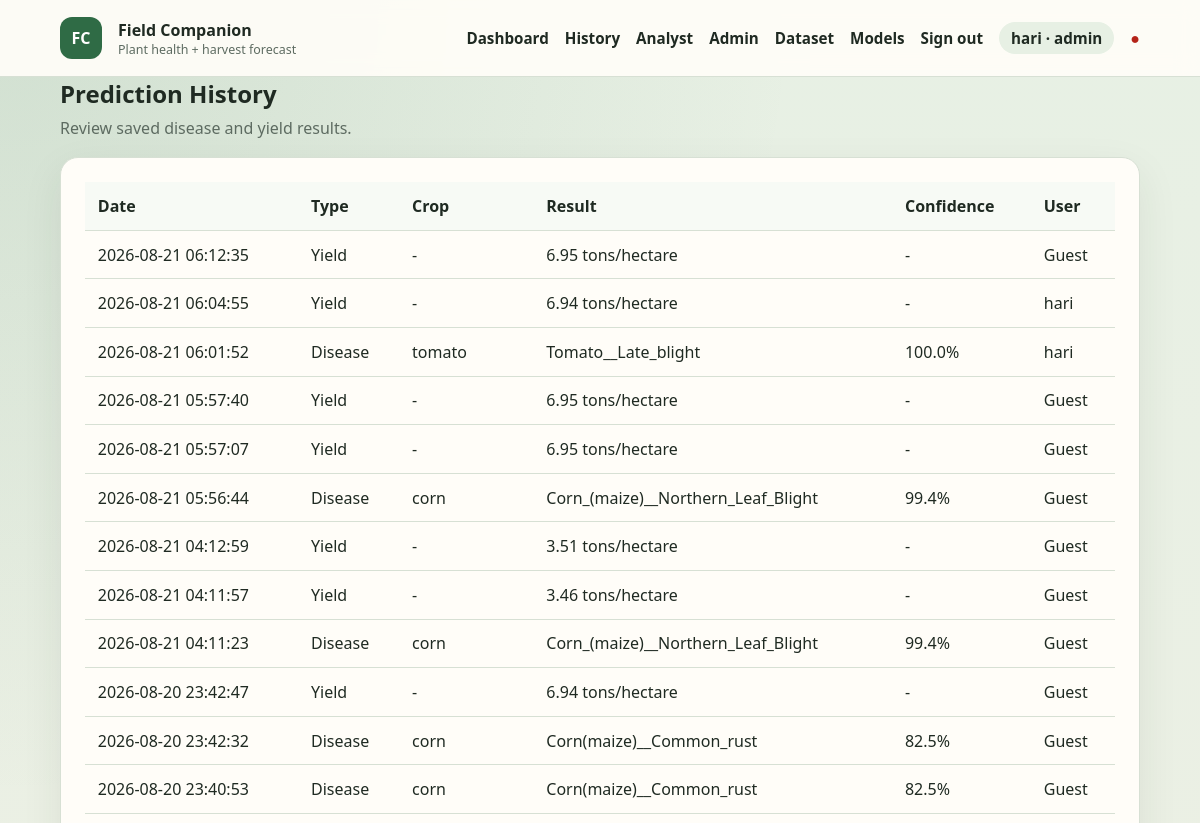
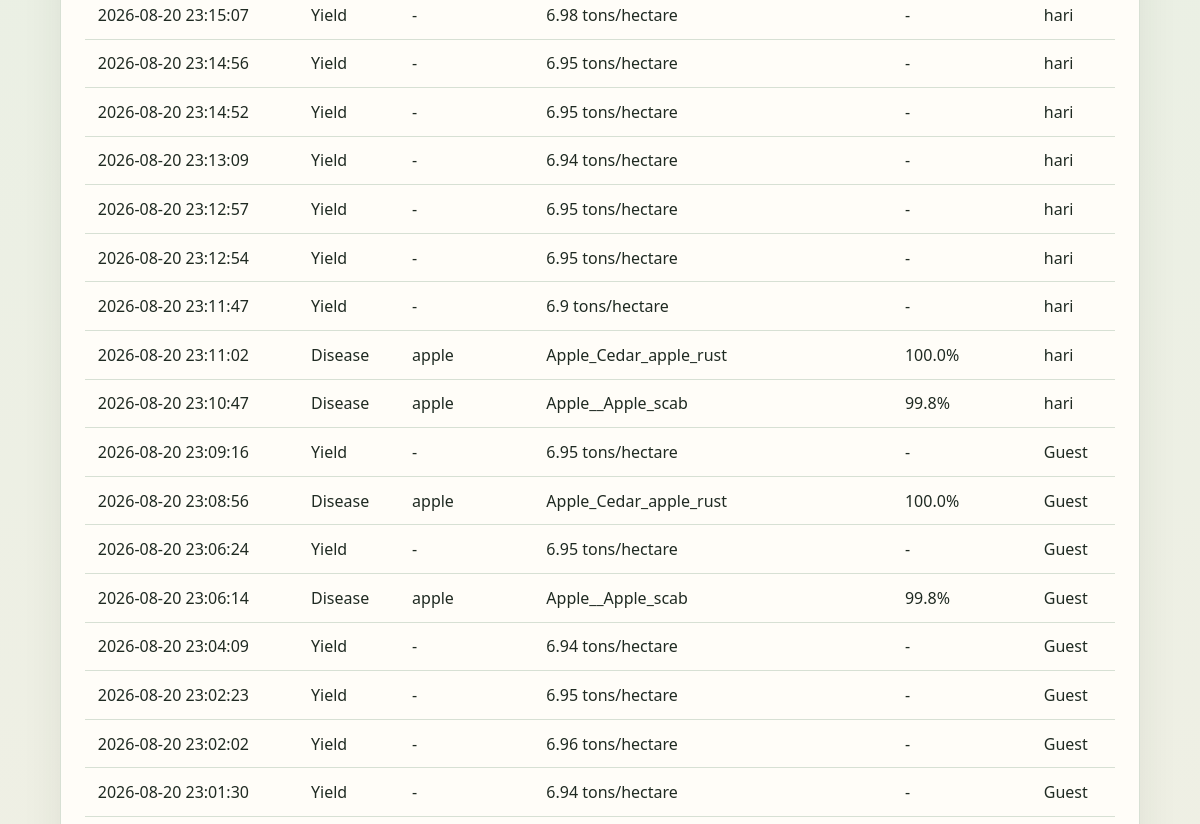
Page /history (signed in, upper part) on the earlier database version (2 pictures, top to bottom).
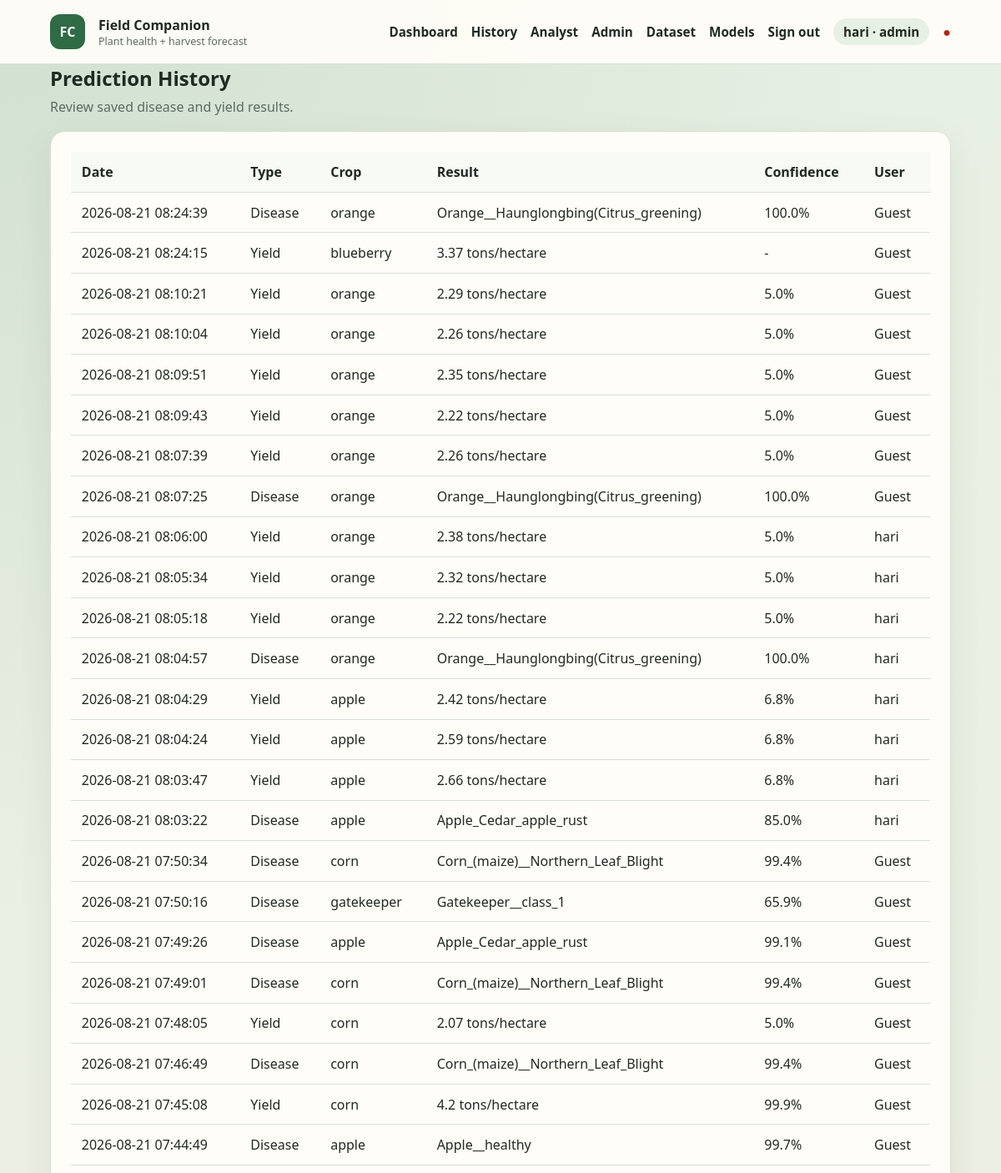
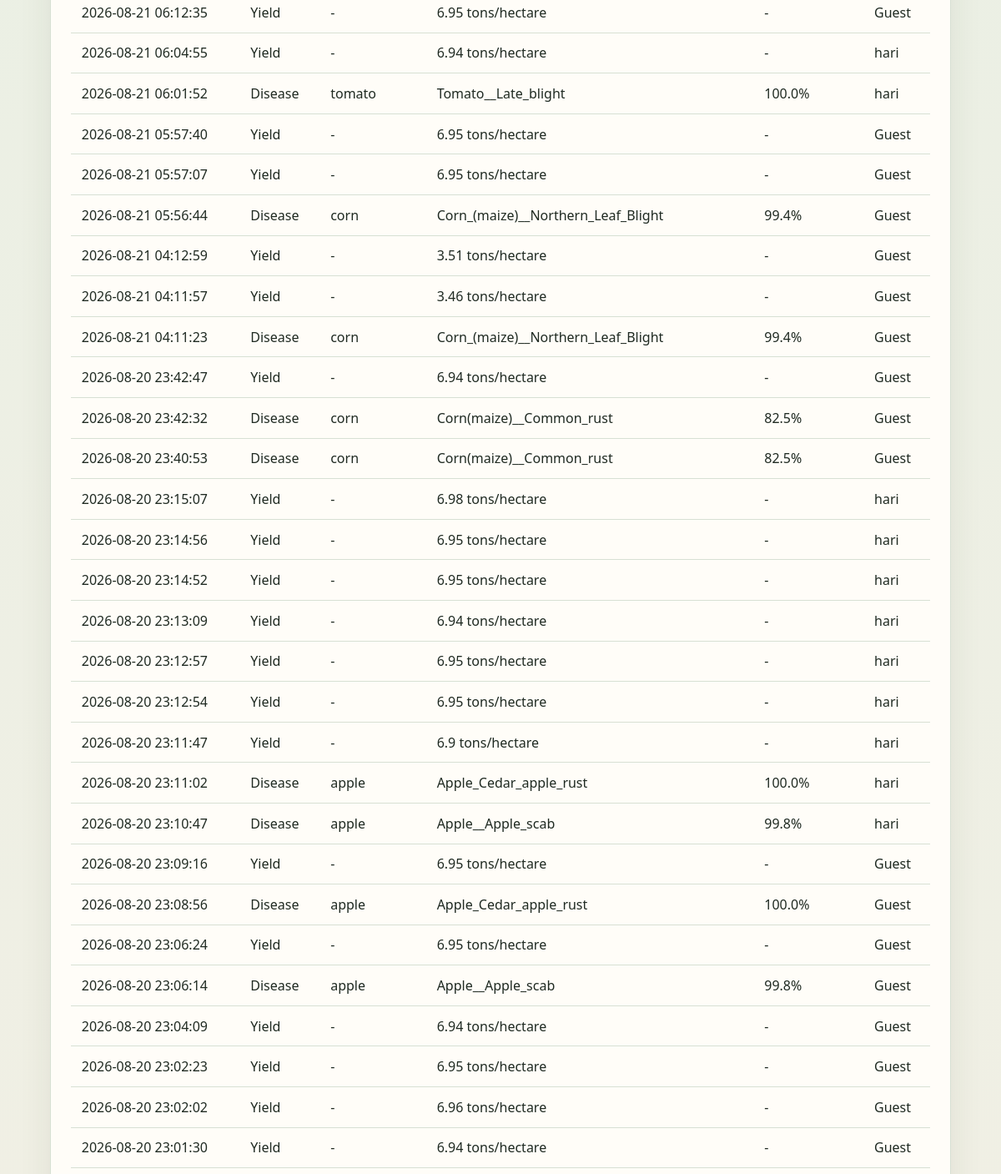
Same page on the later database version (2 pictures, top to bottom).
### tables this page shows
CREATE TABLE users (
                id INTEGER PRIMARY KEY AUTOINCREMENT,
                name TEXT NOT NULL,
                email TEXT NOT NULL UNIQUE,
                password_hash TEXT NOT NULL,
                role TEXT NOT NULL DEFAULT 'farmer',
                created_at TEXT NOT NULL DEFAULT CURRENT_TIMESTAMP
            );

CREATE TABLE prediction_history (
                id INTEGER PRIMARY KEY AUTOINCREMENT,
                user_id INTEGER REFERENCES users(id) ON DELETE SET NULL,
                prediction_type TEXT NOT NULL,
                crop TEXT,
                disease_class INTEGER,
                confidence REAL,
                yield_prediction REAL,
                input_data TEXT NOT NULL,
                created_at TEXT NOT NULL DEFAULT CURRENT_TIMESTAMP
            , disease_label TEXT);

### app.py (the view)
@app.route("/history")
@role_required("farmer", "analyst", "admin")
def history():
    user = current_user()
    records = list_predictions(None if user["role"] in ("analyst", "admin") else user["id"])
    return render_template("history.html", records=records)

### app.py (called while the page is built)
@app.context_processor
def inject_globals():
    return {
        "csrf_token": generate_csrf_token(),
        "user": current_user(),
    }

@app.before_request
def enforce_csrf():
    if request.endpoint in {"static"}:
        return None
    return csrf_protect(lambda: None)()

@app.after_request
def add_security_headers(response):
    response.headers.setdefault("X-Content-Type-Options", "nosniff")
    response.headers.setdefault("X-Frame-Options", "SAMEORIGIN")
    response.headers.setdefault("Referrer-Policy", "strict-origin-when-cross-origin")
    response.headers.setdefault(
        "Content-Security-Policy",
        "default-src 'self'; img-src 'self' data:; style-src 'self' 'unsafe-inline'; script-src 'self'; connect-src 'self'; base-uri 'self'; form-action 'self'",
    )
    response.headers.setdefault("Permissions-Policy", "camera=(), microphone=(), geolocation=()")
    if getattr(g, "rate_remaining", None) is not None:
        response.headers["X-RateLimit-Remaining"] = str(g.rate_remaining)
    return response

def current_user():
    user_id = session.get("user_id")
    return find_user(user_id) if user_id else None

def role_required(*roles):
    def decorator(view):
        @wraps(view)
        def wrapped(*args, **kwargs):
            user = current_user()
            if not user:
                if request.path.startswith("/api/"):
                    return jsonify({"error": "Authentication required."}), 401
                return redirect(url_for("login", next=request.path))
            if user["role"] not in roles:
                if request.path.startswith("/api/"):
                    return jsonify({"error": "You do not have permission for this resource."}), 403
                return render_template("error.html", code=403, message="You do not have permission for this page."), 403
            return view(*args, **kwargs)
        return wrapped
    return decorator

### utils/database.py (called while the page is built)
@contextmanager
def connection():
    DATABASE_PATH.parent.mkdir(parents=True, exist_ok=True)
    database = sqlite3.connect(DATABASE_PATH)
    database.row_factory = sqlite3.Row
    try:
        yield database
        database.commit()
    finally:
        database.close()

def find_user(user_id):
    with connection() as database:
        return database.execute("SELECT * FROM users WHERE id = ?", (user_id,)).fetchone()

### templates/history.html (shortened to what this page needs)
{% extends "base.html" %}
{% block content %}
<div class="page-heading"><div><h2>Prediction History</h2><p>Review saved disease and yield results.</p></div></div>
<div class="table-panel panel">
    {% if records %}
    <div class="table-scroll"><table><thead><tr><th>Date</th><th>Type</th><th>Crop</th><th>Result</th><th>Confidence</th><th>User</th></tr></thead><tbody>
    {% for record in records %}<tr><td>{{ record['created_at'] }}</td><td>{{ record['prediction_type']|capitalize }}</td><td>{{ record['crop'] or '-' }}</td><td>{% if record['prediction_type'] == 'yield' %}{{ record['yield_prediction'] }} tons/hectare{% else %}{{ record['disease_label'] or ('Class ' ~ record['disease_class']) }}{% endif %}</td><td>{% if record['confidence'] is not none %}{{ (record['confidence'] * 100)|round(1) }}%{% else %}-{% endif %}</td><td>{{ record['name'] or 'Guest' }}</td></tr>{% endfor %}
    </tbody></table></div>
    {% else %}<p class="empty-state">No prediction history yet.</p>{% endif %}
</div>
{% endblock %}

### templates/base.html (shortened to what this page needs)
<!DOCTYPE html>
<html lang="en">
<head>
    <link rel="stylesheet" href="{{ url_for('static', filename='css/style.css') }}">
</head>
<body>
    <nav class="navbar">
        <div class="container">
            <a class="navbar-brand" href="{{ url_for('index') }}">
                <span class="brand-mark">FC</span>
                <span>
                    <strong>Field Companion</strong>
                    <small>Plant health + harvest forecast</small>
                </span>
            </a>
            <div class="navbar-menu" id="navbar-menu">
                <a href="{{ url_for('index') }}">Dashboard</a>
                {% if user %}<a href="{{ url_for('history') }}">History</a>{% endif %}
                {% if user and user['role'] in ('analyst', 'admin') %}<a href="{{ url_for('analyst_dashboard') }}">Analyst</a>{% endif %}
                {% if user and user['role'] == 'admin' %}
                    <a href="{{ url_for('admin_dashboard') }}">Admin</a>
                    <a href="{{ url_for('manage_dataset') }}">Dataset</a>
                    <a href="{{ url_for('manage_models') }}">Models</a>
                {% endif %}
                {% if user %}
                    <a href="{{ url_for('logout') }}">Sign out</a>
                    <span class="user-chip">{{ user['name'] }} · {{ user['role'] }}</span>
                {% else %}
                    <a href="{{ url_for('login') }}">Sign in</a>
                {% endif %}
                <span class="status-indicator" id="health-status" title="API status">●</span>
            </div>
        </div>
    </nav>
    <main class="container">
        {% block content %}{% endblock %}
    </main>
</body>
</html>

### static/css/style.css (style rules this page uses)
:root { --bg: #f3efe4; --bg-accent: #e7f0e4; --ink: #1f2a22; --muted: #5d6b61; --primary: #2f6b45; --primary-dark: #214d32; --secondary: #c47b2b; --card: #fffdf8; --line: #d7e0d4; --danger: #b42318; --warning: #9a6700; --radius: 18px; --shadow: 0 14px 40px rgba(33, 52, 38, 0.08); }
* { box-sizing: border-box; margin: 0; padding: 0; }
body { font-family: "Source Sans 3", "Segoe UI", sans-serif; background: radial-gradient(circle at top left, rgba(47, 107, 69, 0.12), transparent 28%), linear-gradient(180deg, var(--bg-accent), var(--bg)); color: var(--ink); min-height: 100vh; }
.container { max-width: 1120px; margin: 0 auto; padding: 0 20px; }
.navbar { position: sticky; top: 0; z-index: 20; background: rgba(255, 253, 248, 0.92); backdrop-filter: blur(10px); border-bottom: 1px solid var(--line); }
.navbar .container, .navbar-menu, .navbar-brand { display: flex; align-items: center; gap: 1rem; }
.navbar .container { justify-content: space-between; min-height: 76px; }
.navbar-brand { text-decoration: none; color: var(--ink); }
.navbar-brand small { display: block; color: var(--muted); font-size: 0.78rem; }
.brand-mark { width: 42px; height: 42px; border-radius: 12px; display: grid; place-items: center; background: var(--primary); color: white; font-weight: 800; }
.navbar-menu a, .navbar-menu .user-chip { color: var(--ink); text-decoration: none; font-weight: 600; font-size: 0.95rem; }
.user-chip { background: var(--bg-accent); border-radius: 999px; padding: 0.35rem 0.75rem; color: var(--muted); }
.status-indicator { color: var(--primary); }
main { padding: 2rem 0 3rem; }
.hero, .panel, .status-card, .info-panel, .table-panel, .auth-panel { background: var(--card); border: 1px solid var(--line); border-radius: var(--radius); box-shadow: var(--shadow); }
.hero p, .panel-description, .hint, .weather-source, .empty-state, .page-heading p { color: var(--muted); line-height: 1.55; }
.panel, .info-panel, .table-panel, .auth-panel { padding: 1.5rem; }
.panel h2, .info-panel h2, .page-heading h2 { margin-bottom: 0.4rem; }
.page-heading { display: flex; justify-content: space-between; margin-bottom: 1rem; }
.table-scroll { overflow-x: auto; }
table { width: 100%; border-collapse: collapse; }
th, td { text-align: left; padding: 0.8rem; border-bottom: 1px solid var(--line); }
th { background: #f7faf5; }

Differences in the rows shown:
added prediction_history: created_at "2026-08-21 08:24:39", prediction_type "Disease", crop "orange", disease_label "Orange__Haunglongbing(Citrus_greening)", (record['confidence']*100)|round(1) "100.0", record "Guest"
added prediction_history: created_at "2026-08-21 08:24:15", prediction_type "Yield", crop "blueberry", yield_prediction "3.37", record "Guest"
added prediction_history: created_at "2026-08-21 08:10:21", prediction_type "Yield", crop "orange", yield_prediction "2.29", (record['confidence']*100)|round(1) "5.0", record "Guest"
added prediction_history: created_at "2026-08-21 08:10:04", prediction_type "Yield", crop "orange", yield_prediction "2.26", (record['confidence']*100)|round(1) "5.0", record "Guest"
added prediction_history: created_at "2026-08-21 08:09:51", prediction_type "Yield", crop "orange", yield_prediction "2.35", (record['confidence']*100)|round(1) "5.0", record "Guest"
added prediction_history: created_at "2026-08-21 08:09:43", prediction_type "Yield", crop "orange", yield_prediction "2.22", (record['confidence']*100)|round(1) "5.0", record "Guest"
added prediction_history: created_at "2026-08-21 08:07:39", prediction_type "Yield", crop "orange", yield_prediction "2.26", (record['confidence']*100)|round(1) "5.0", record "Guest"
added prediction_history: created_at "2026-08-21 08:07:25", prediction_type "Disease", crop "orange", disease_label "Orange__Haunglongbing(Citrus_greening)", (record['confidence']*100)|round(1) "100.0", record "Guest"
added prediction_history: created_at "2026-08-21 08:06:00", prediction_type "Yield", crop "orange", yield_prediction "2.38", (record['confidence']*100)|round(1) "5.0", name "hari"
added prediction_history: created_at "2026-08-21 08:05:34", prediction_type "Yield", crop "orange", yield_prediction "2.32", (record['confidence']*100)|round(1) "5.0", name "hari"
added prediction_history: created_at "2026-08-21 08:05:18", prediction_type "Yield", crop "orange", yield_prediction "2.22", (record['confidence']*100)|round(1) "5.0", name "hari"
added prediction_history: created_at "2026-08-21 08:04:57", prediction_type "Disease", crop "orange", disease_label "Orange__Haunglongbing(Citrus_greening)", (record['confidence']*100)|round(1) "100.0", name "hari"
added prediction_history: created_at "2026-08-21 08:04:29", prediction_type "Yield", crop "apple", yield_prediction "2.42", (record['confidence']*100)|round(1) "6.8", name "hari"
added prediction_history: created_at "2026-08-21 08:04:24", prediction_type "Yield", crop "apple", yield_prediction "2.59", (record['confidence']*100)|round(1) "6.8", name "hari"
added prediction_history: created_at "2026-08-21 08:03:47", prediction_type "Yield", crop "apple", yield_prediction "2.66", (record['confidence']*100)|round(1) "6.8", name "hari"
added prediction_history: created_at "2026-08-21 08:03:22", prediction_type "Disease", crop "apple", disease_label "Apple_Cedar_apple_rust", (record['confidence']*100)|round(1) "85.0", name "hari"
added prediction_history: created_at "2026-08-21 07:50:34", prediction_type "Disease", crop "corn", disease_label "Corn_(maize)__Northern_Leaf_Blight", (record['confidence']*100)|round(1) "99.4", record "Guest"
added prediction_history: created_at "2026-08-21 07:50:16", prediction_type "Disease", crop "gatekeeper", disease_label "Gatekeeper__class_1", (record['confidence']*100)|round(1) "65.9", record "Guest"
added prediction_history: created_at "2026-08-21 07:49:26", prediction_type "Disease", crop "apple", disease_label "Apple_Cedar_apple_rust", (record['confidence']*100)|round(1) "99.1", record "Guest"
added prediction_history: created_at "2026-08-21 07:49:01", prediction_type "Disease", crop "corn", disease_label "Corn_(maize)__Northern_Leaf_Blight", (record['confidence']*100)|round(1) "99.4", record "Guest"
added prediction_history: created_at "2026-08-21 07:48:05", prediction_type "Yield", crop "corn", yield_prediction "2.07", (record['confidence']*100)|round(1) "5.0", record "Guest"
added prediction_history: created_at "2026-08-21 07:46:49", prediction_type "Disease", crop "corn", disease_label "Corn_(maize)__Northern_Leaf_Blight", (record['confidence']*100)|round(1) "99.4", record "Guest"
added prediction_history: created_at "2026-08-21 07:45:08", prediction_type "Yield", crop "corn", yield_prediction "4.2", (record['confidence']*100)|round(1) "99.9", record "Guest"
added prediction_history: created_at "2026-08-21 07:44:49", prediction_type "Disease", crop "apple", disease_label "Apple__healthy", (record['confidence']*100)|round(1) "99.7", record "Guest"
